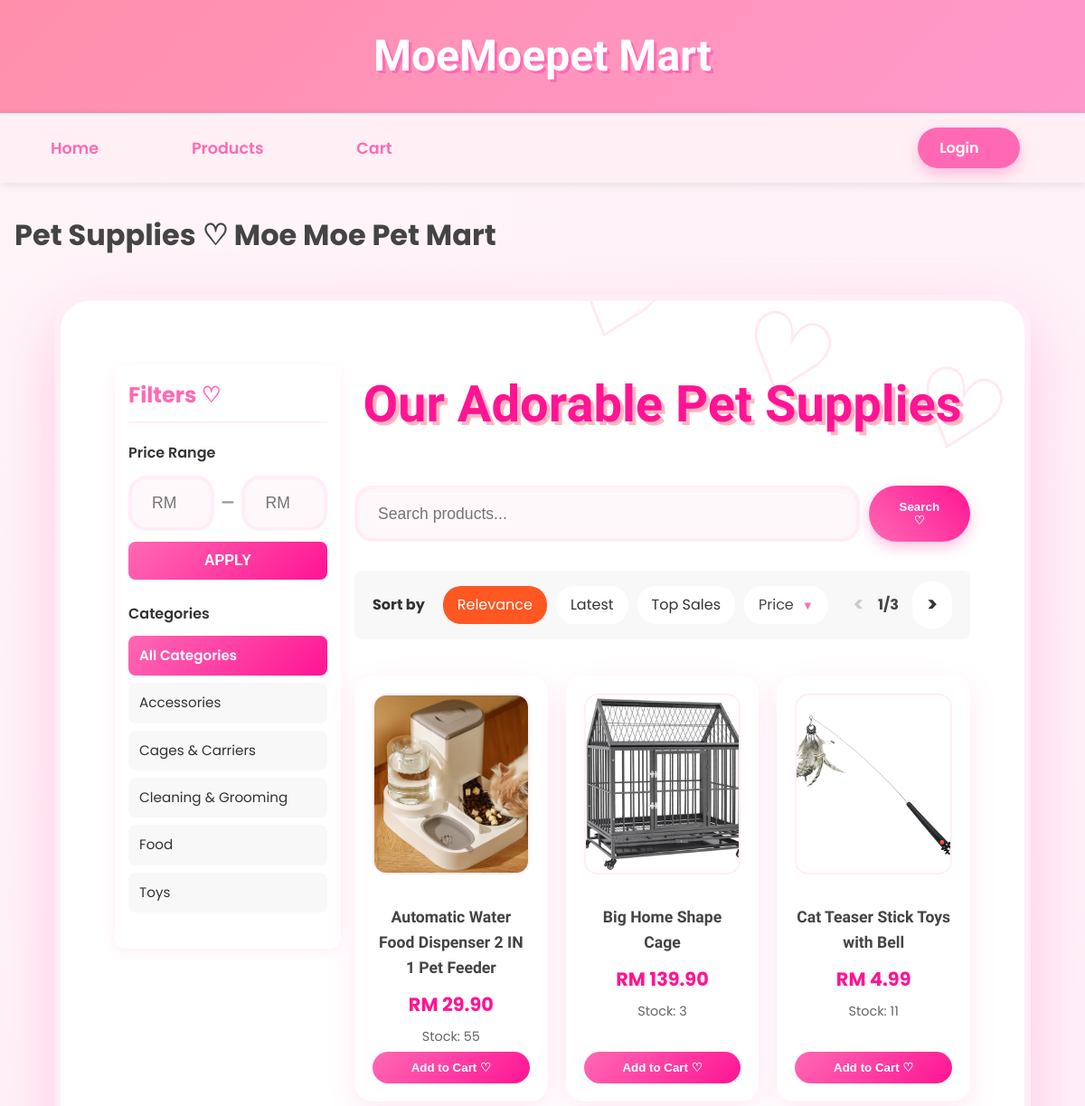
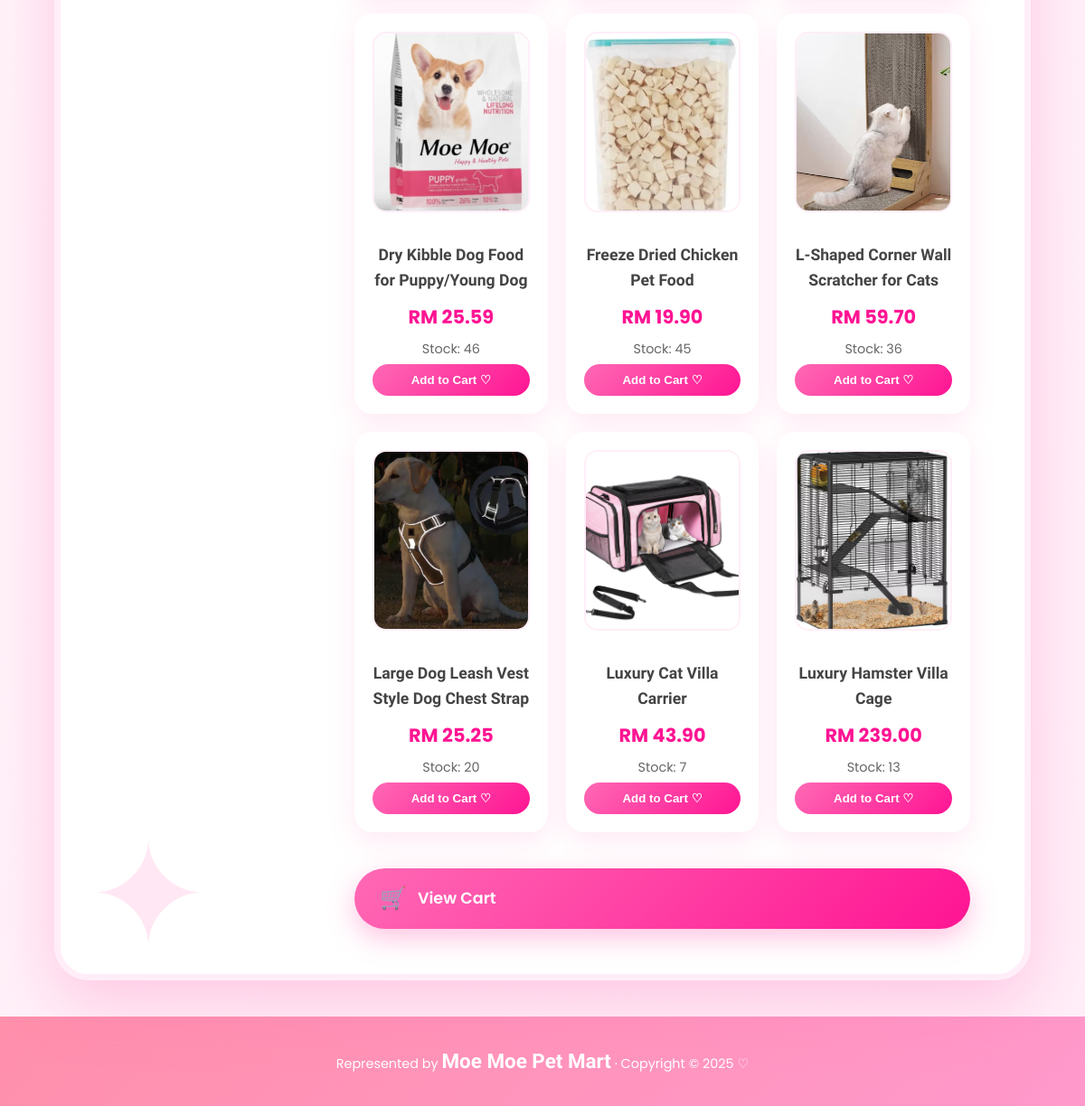
/member/products.php, run on the app's committed database (2 pictures, top to bottom).
### tables this page shows
CREATE TABLE `category` (
  `category_id` int(11) NOT NULL,
  `category_code` varchar(10) NOT NULL,
  `category_name` varchar(100) NOT NULL,
  `description` text DEFAULT NULL,
  `created_at` datetime DEFAULT current_timestamp()
);

CREATE TABLE `product` (
  `product_id` int(11) NOT NULL,
  `product_code` varchar(20) NOT NULL,
  `product_name` varchar(200) NOT NULL,
  `description` text DEFAULT NULL,
  `price` decimal(10,2) NOT NULL,
  `stock_quantity` int(11) DEFAULT 0,
  `category_id` int(11) NOT NULL,
  `is_active` tinyint(1) DEFAULT 1,
  `created_at` datetime DEFAULT current_timestamp(),
  `updated_at` datetime DEFAULT current_timestamp() ON UPDATE current_timestamp(),
  `photo_name` varchar(255) NOT NULL,
  `average_rating` decimal(3,2) DEFAULT 0.00,
  `review_count` int(11) DEFAULT 0
);

### _base.php (called while the page is built, shortened)
<?php
function get($key, $value = null) {
    $value = $_GET[$key] ?? $value;
    return is_array($value) ? array_map('trim', $value) : trim($value);
}
function encode($value) {
    return htmlentities($value);
}
?>

### member/products.php (the view, shortened to what this page needs)
<?php
require '../_base.php';
$search = trim(get('search', ''));
$category = get('category', '');
$price_min = get('price_min', '');
$price_max = get('price_max', '');
$page = max(1, (int)get('page', 1));
$per_page = 9;
$offset = ($page - 1) * $per_page;
$sort = get('sort', 'relevance');
$order_by = 'p.product_name ASC';
$sales_join = '';
$where_conditions = ['p.is_active = 1'];
$where_clause = 'WHERE ' . implode(' AND ', $where_conditions);
$sql_count = "
    SELECT COUNT(*)
    FROM product p
    JOIN category c ON p.category_id = c.category_id
    $sales_join
    $where_clause
";
$stm_count = $_db->prepare($sql_count);
$stm_count->execute();
$total = $stm_count->fetchColumn();
$total_pages = max(1, ceil($total / $per_page));
$sql = "
    SELECT p.*, c.category_name
    FROM product p
    JOIN category c ON p.category_id = c.category_id
    $sales_join
    $where_clause
    ORDER BY $order_by
    LIMIT $offset, $per_page
";
$stm = $_db->prepare($sql);
$stm->execute();
$products = $stm->fetchAll();
$stm_cat = $_db->query("SELECT category_id, category_name FROM category ORDER BY category_name");
$categories = $stm_cat->fetchAll();
include '../_head.php';
?>
<div class="container">
    <div class="products-layout">
        <aside class="filter-sidebar">
            <h3>Filters ♡</h3>
            <div class="filter-section">
                <h4>Price Range</h4>
                <form method="get" class="price-filter-form">
                    <div class="price-inputs">
                        <input type="number"
                               name="price_min"
                               placeholder="RM MIN"
                               value="<?= encode($price_min) ?>"
                               min="0"
                               step="0.01"
                               class="price-input">
                        <span class="price-separator">—</span>
                        <input type="number"
                               name="price_max"
                               placeholder="RM MAX"
                               value="<?= encode($price_max) ?>"
                               min="0"
                               step="0.01"
                               class="price-input">
                    </div>
                    <button type="submit" class="btn-apply-price">APPLY</button>
                </form>
            </div>
            <div class="filter-section">
                <h4>Categories</h4>
                <div class="category-list">
                    <a href="?sort=<?= $sort ?>&page=1&search=<?= urlencode($search) ?>&price_min=<?= $price_min ?>&price_max=<?= $price_max ?>"
                       class="category-item <?= $category === '' ? 'active' : '' ?>">
                        All Categories
                    </a>
                    <?php foreach ($categories as $cat): ?>
                        <a href="?category=<?= $cat->category_id ?>&sort=<?= $sort ?>&page=1&search=<?= urlencode($search) ?>&price_min=<?= $price_min ?>&price_max=<?= $price_max ?>"
                           class="category-item <?= $category == $cat->category_id ? 'active' : '' ?>">
                            <?= encode($cat->category_name) ?>
                        </a>
                    <?php endforeach; ?>
                </div>
            </div>
        </aside>
        <div class="products-main">
            <h2>Our Adorable Pet Supplies </h2>
            <form method="get" class="search-form">
                <input type="text" name="search" placeholder="Search products..." value="<?= encode($search) ?>">
                <button type="submit">Search ♡</button>
            </form>
    <div class="sort-bar">
        <span>Sort by</span>
        <a href="?category=<?= $category ?>&sort=relevance&page=1&search=<?= urlencode($search) ?>&price_min=<?= $price_min ?>&price_max=<?= $price_max ?>" class="<?= $sort === 'relevance' || $sort === '' ? 'active' : '' ?>">Relevance</a>
        <a href="?category=<?= $category ?>&sort=latest&page=1&search=<?= urlencode($search) ?>&price_min=<?= $price_min ?>&price_max=<?= $price_max ?>" class="<?= $sort === 'latest' ? 'active' : '' ?>">Latest</a>
        <a href="?category=<?= $category ?>&sort=top_sales&page=1&search=<?= urlencode($search) ?>&price_min=<?= $price_min ?>&price_max=<?= $price_max ?>" class="<?= $sort === 'top_sales' ? 'active' : '' ?>">Top Sales</a>
        <div class="price-sort <?= in_array($sort, ['price_low', 'price_high']) ? 'active' : '' ?>">
            <?php
            if ($sort === 'price_low') echo 'Price: Low to High';
            elseif ($sort === 'price_high') echo 'Price: High to Low';
            else echo 'Price';
            ?>
            <span class="dropdown-arrow">▼</span>
        </div>
        <div class="page-info">
            <?php if ($page > 1): ?>
                <a href="?page=<?= $page-1 ?>&category=<?= $category ?>&sort=<?= $sort ?>&search=<?= urlencode($search) ?>&price_min=<?= $price_min ?>&price_max=<?= $price_max ?>" class="page-arrow">&lt;</a>
            <?php else: ?>
                <span class="page-arrow disabled">&lt;</span>
            <?php endif; ?>
            <?= $page ?>/<?= $total_pages ?>
            <?php if ($page < $total_pages): ?>
                <a href="?page=<?= $page+1 ?>&category=<?= $category ?>&sort=<?= $sort ?>&search=<?= urlencode($search) ?>&price_min=<?= $price_min ?>&price_max=<?= $price_max ?>" class="page-arrow">&gt;</a>
            <?php else: ?>
                <span class="page-arrow disabled">&gt;</span>
            <?php endif; ?>
        </div>
    </div>
    <div class="product-grid">
        <?php if (empty($products)): ?>
            <p>No products found~ Try another search! ♡</p>
        <?php else: ?>
            <?php foreach ($products as $p): ?>
                <div class="product-card">
                    <?php if ($p->photo_name): ?>
                        <a href="product_detail.php?id=<?= $p->product_id ?>">
                            <img src="/admin/uploads/products/<?= encode($p->photo_name) ?>" alt="<?= encode($p->product_name) ?>">
                        </a>
                    <?php endif; ?>
                    <a href="product_detail.php?id=<?= $p->product_id ?>">
                        <h3><?= encode($p->product_name) ?></h3>
                        <p class="price">RM <?= number_format($p->price, 2) ?></p>
                        <p>Stock: <?= $p->stock_quantity ?></p>
                    </a>
                    <?php if ($p->stock_quantity > 0): ?>
                        <button class="add-to-cart" data-id="<?= $p->product_id ?>" data-name="<?= encode($p->product_name) ?>" data-price="<?= $p->price ?>">
                            Add to Cart ♡
                        </button>
                    <?php else: ?>
                        <p>Out of Stock~</p>
                    <?php endif; ?>
                </div>
            <?php endforeach; ?>
        <?php endif; ?>
    </div>
    <?php
    $cart_items = 0;
    $cart_text = $cart_items > 0 ? "View Cart ($cart_items items)" : "View Cart";
    ?>
    <div class="cart-floating-btn">
        <a href="cart.php" class="moe-cart-btn">
            <span class="cart-icon">🛒</span>
            <span class="cart-text"><?= $cart_text ?></span>
        </a>
    </div>
</div>
<?php include '../_foot.php'; ?>

### member/products.php (style rules this page uses)
.products-layout { display: flex; gap: 15px; margin-top: 20px; }
.filter-sidebar { width: 250px; background: white; padding: 15px; border-radius: 12px; box-shadow: 0 4px 15px rgba(255,105,180,0.1); height: fit-content; position: sticky; top: 20px; }
.filter-sidebar h3 { color: #ff69b4; font-size: 1.5rem; margin-bottom: 20px; padding-bottom: 10px; border-bottom: 2px solid #fff0f5; }
.filter-section { margin-bottom: 25px; }
.filter-section h4 { color: #333; font-size: 1rem; margin-bottom: 12px; font-weight: 600; }
.price-filter-form { display: flex; flex-direction: column; gap: 12px; }
.price-inputs { display: flex; align-items: center; gap: 8px; }
.price-input { flex: 1; padding: 10px; border: 2px solid #e0e0e0; border-radius: 8px; font-size: 0.9rem; transition: all 0.3s; }
.price-separator { color: #999; font-weight: bold; }
.btn-apply-price { background: linear-gradient(135deg, #ff69b4, #ff1493); color: white; border: none; padding: 12px; border-radius: 8px; font-weight: bold; cursor: pointer; transition: all 0.3s; font-size: 1rem; }
.category-list { display: flex; flex-direction: column; gap: 8px; }
.category-item { padding: 10px 12px; background: #f8f8f8; border-radius: 8px; text-decoration: none; color: #333; transition: all 0.3s; font-size: 0.95rem; }
.category-item.active { background: linear-gradient(135deg, #ff69b4, #ff1493); color: white; font-weight: 600; }
.products-main { flex: 1; }
.sort-bar { background: #f8f8f8; padding: 12px 20px; margin: 20px 0; border-radius: 8px; display: flex; align-items: center; flex-wrap: wrap; gap: 10px; font-size: 1rem; }
.sort-bar > span { font-weight: bold; margin-right: 10px; color: #333; }
.sort-bar a { padding: 8px 16px; border-radius: 20px; text-decoration: none; color: #333; background: white; transition: all 0.3s; }
.sort-bar a.active { background: #ff5722; color: white; }
.category-filter, .price-sort { position: relative; padding: 8px 16px; border-radius: 20px; background: white; cursor: pointer; user-select: none; }
.dropdown-arrow { font-size: 0.8em; margin-left: 5px; }
.page-info { margin-left: auto; display: flex; align-items: center; gap: 15px; font-weight: bold; }
.page-arrow { font-size: 1.4rem; color: #ff5722; text-decoration: none; }
.page-arrow.disabled { color: #ccc; pointer-events: none; }

### data on the page
category: category_name "Accessories"
category: category_name "Cages & Carriers"
category: category_name "Cleaning & Grooming"
category: category_name "Food"
category: category_name "Toys"
product: photo_name (picture), product_name "Automatic Water Food Dispenser 2 IN 1 Pet Feeder", price "29.90", stock_quantity "55"
product: photo_name (picture), product_name "Big Home Shape Cage", price "139.90", stock_quantity "3"
product: photo_name (picture), product_name "Cat Teaser Stick Toys with Bell", price "4.99", stock_quantity "11"
product: photo_name (picture), product_name "Dry Kibble Dog Food for Puppy/Young Dog", price "25.59", stock_quantity "46"
product: photo_name (picture), product_name "Freeze Dried Chicken Pet Food", price "19.90", stock_quantity "45"
product: photo_name (picture), product_name "L-Shaped Corner Wall Scratcher for Cats", price "59.70", stock_quantity "36"
product: photo_name (picture), product_name "Large Dog Leash Vest Style Dog Chest Strap", price "25.25", stock_quantity "20"
product: photo_name (picture), product_name "Luxury Cat Villa Carrier", price "43.90", stock_quantity "7"
product: photo_name (picture), product_name "Luxury Hamster Villa Cage", price "239.00", stock_quantity "13"

### other printed values
$_title "Pet Supplies ♡ Moe Moe Pet Mart"
$page "1"
$total_pages "3"
$cart_text "View Cart"
